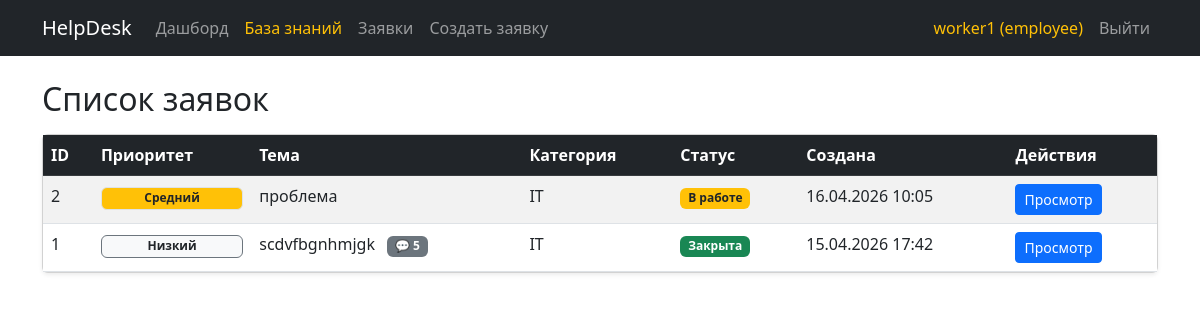
Page /tickets/list (signed in) on the committed database.
### app/models.py (models this page shows, shortened)
class User(UserMixin, db.Model):
    id = db.Column(db.Integer, primary_key=True)
    username = db.Column(db.String(64), index=True, unique=True, nullable=False)
    email = db.Column(db.String(120), unique=True, nullable=False)  # Новое поле
    phone = db.Column(db.String(20), nullable=False)                # Новое поле
    password_hash = db.Column(db.String(128))
    role = db.Column(db.String(20), default='employee') # employee, support, superadmin
    department = db.Column(db.String(50)) # IT, 1C, HR (только для support)
    tickets_created = db.relationship('Ticket', foreign_keys='Ticket.creator_id', backref='creator', lazy='dynamic')
    tickets_assigned = db.relationship('Ticket', foreign_keys='Ticket.assignee_id', backref='assignee', lazy='dynamic')

class Ticket(db.Model):
    id = db.Column(db.Integer, primary_key=True)
    title = db.Column(db.String(100), nullable=False)
    description = db.Column(db.Text, nullable=False)
    category = db.Column(db.String(50), nullable=False)
    priority = db.Column(db.String(20), default='Средний')
    status = db.Column(db.String(20), default='Новая')
    reopen_count = db.Column(db.Integer, default=0)
    created_at = db.Column(db.DateTime, index=True, default=datetime.utcnow)
    creator_id = db.Column(db.Integer, db.ForeignKey('user.id'), nullable=False)
    assignee_id = db.Column(db.Integer, db.ForeignKey('user.id'), nullable=True)
    comments = db.relationship('Comment', backref='ticket', lazy='dynamic', cascade='all, delete')
    @property
    def comment_count(self):
        return self.comments.count()
    def has_new_reply(self, current_user_id):
        last_comment = self.comments.order_by(Comment.created_at.desc()).first()
        if last_comment and last_comment.author_id != current_user_id:
            return True
        return False

### app/routes/tickets.py (the view)
@tickets_bp.route('/list')
@login_required
def list_tickets():
    if current_user.role == 'superadmin':
        tickets = Ticket.query.filter(Ticket.reopen_count >= 3).order_by(Ticket.created_at.desc()).all()
    elif current_user.role == 'support':
        tickets = Ticket.query.filter(
            (Ticket.category == current_user.department) &
            ((Ticket.status == 'Новая') | (Ticket.assignee_id == current_user.id))
        ).order_by(Ticket.created_at.desc()).all()
    else:
        tickets = Ticket.query.filter_by(creator_id=current_user.id).order_by(Ticket.created_at.desc()).all()
    return render_template('tickets/list.html', tickets=tickets)

### app/models.py (called while the page is built)
@login_manager.user_loader
def load_user(id):
    return User.query.get(int(id))

### app/templates/tickets/list.html (shortened to what this page needs)
{% extends "base.html" %}
{% block content %}
<h2>Список заявок</h2>
<div class="card shadow-sm mt-3">
    <div class="card-body p-0">
        <table class="table table-striped table-hover mb-0">
            <thead class="table-dark">
                <tr>
                    <th>ID</th>
                    <th>Приоритет</th>
                    <th>Тема</th>
                    <th>Категория</th>
                    <th>Статус</th>
                    <th>Создана</th>
                    <th>Действия</th>
                </tr>
            </thead>
            <tbody>
                {% for ticket in tickets %}
                <tr>
                    <td>{{ ticket.id }}</td>
                    <td>
                        <span class="badge w-100 text-dark border
                            {% if ticket.priority == 'Низкий' %} bg-light text-secondary border-secondary
                            {% elif ticket.priority == 'Средний' %} bg-warning
                            {% elif ticket.priority == 'Высокий' %} bg-orange text-white style='background-color: #fd7e14;'
                            {% else %} bg-danger text-white {% endif %}">
                            {{ ticket.priority }}
                        </span>
                    </td>
                    <td>
                        {{ ticket.title }}
                        {% if ticket.comment_count > 0 %}
                            {% if ticket.has_new_reply(current_user.id) %}
                                <span class="badge bg-danger ms-2 shadow-sm">💬 {{ ticket.comment_count }} (Новое)</span>
                            {% else %}
                                <span class="badge bg-secondary ms-2">💬 {{ ticket.comment_count }}</span>
                            {% endif %}
                        {% endif %}
                    </td>
                    <td>{{ ticket.category }}</td>
                    <td>
                        <span class="badge
                            {% if ticket.status == 'Новая' %}bg-danger
                            {% elif ticket.status == 'В работе' %}bg-warning text-dark
                            {% elif ticket.status == 'Решена' %}bg-info
                            {% else %}bg-success{% endif %}">
                            {{ ticket.status }}
                        </span>
                    </td>
                    <td>{{ ticket.created_at.strftime('%d.%m.%Y %H:%M') }}</td>
                    <td><a href="{{ url_for('tickets.detail', id=ticket.id) }}" class="btn btn-sm btn-primary">Просмотр</a></td>
                </tr>
                {% endfor %}
            </tbody>
        </table>
    </div>
</div>
{% endblock %}

### app/templates/base.html (shortened to what this page needs)
<!DOCTYPE html>
<html lang="ru">
<head>
    <link href="https://cdn.jsdelivr.net/npm/bootstrap@5.3.0/dist/css/bootstrap.min.css" rel="stylesheet">
    <link rel="stylesheet" href="{{ url_for('static', filename='css/style.css') }}">
</head>
<body>
    <nav class="navbar navbar-expand-lg navbar-dark bg-dark">
        <div class="container">
            <a class="navbar-brand" href="{{ url_for('main.index') }}">HelpDesk</a>
            <div class="collapse navbar-collapse">
                <ul class="navbar-nav me-auto">
                    {% if current_user.is_authenticated %}
                        <li class="nav-item"><a class="nav-link" href="{{ url_for('main.dashboard') }}">Дашборд</a></li>
                        <li class="nav-item"><a class="nav-link text-warning" href="{{ url_for('knowledge.list_articles') }}">База знаний</a></li>
                        <li class="nav-item"><a class="nav-link" href="{{ url_for('tickets.list_tickets') }}">Заявки</a></li>
                        {% if current_user.role == 'employee' %}
                            <li class="nav-item"><a class="nav-link" href="{{ url_for('tickets.create') }}">Создать заявку</a></li>
                        {% endif %}
                    {% endif %}
                </ul>
                <ul class="navbar-nav ms-auto">
                    {% if current_user.is_authenticated %}
                        <li class="nav-item"><span class="nav-link text-warning">{{ current_user.username }} ({{ current_user.role }})</span></li>
                        <li class="nav-item"><a class="nav-link" href="{{ url_for('auth.logout') }}">Выйти</a></li>
                    {% else %}
                        <li class="nav-item"><a class="nav-link" href="{{ url_for('auth.login') }}">Войти</a></li>
                    {% endif %}
                </ul>
            </div>
        </div>
    </nav>
    <div class="container mt-4">
        {% block content %}{% endblock %}
    </div>
</body>
</html>

### rows in the picture
User: username "worker1", role "employee"
Ticket: id "2", priority "Средний", title "проблема", category "IT", status "В работе", created_at "16.04.2026 10:05"
Ticket: id "1", priority "Низкий", title "scdvfbgnhmjgk", comment_count "5", category "IT", status "Закрыта", created_at "15.04.2026 17:42"
